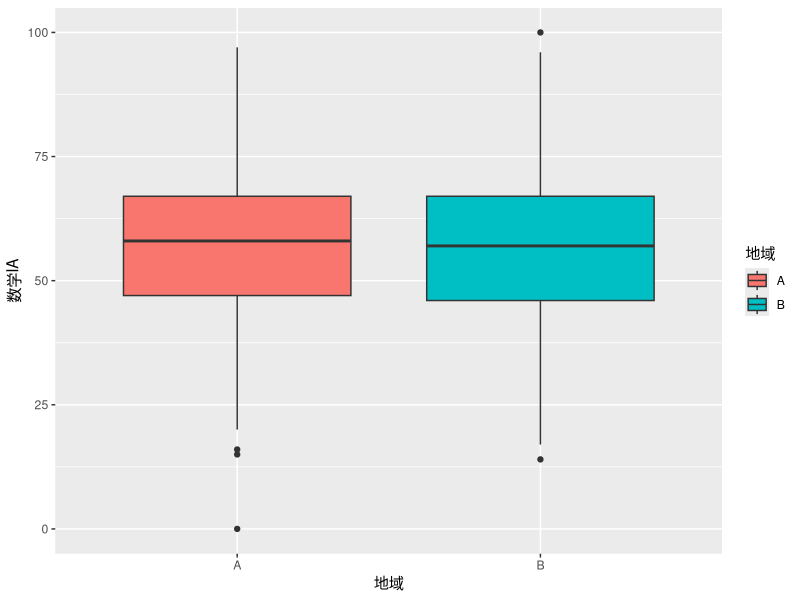
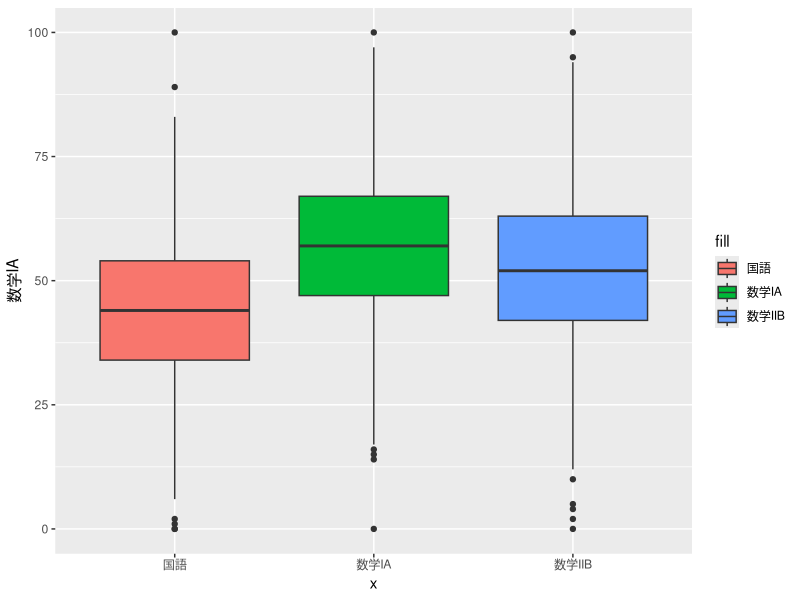
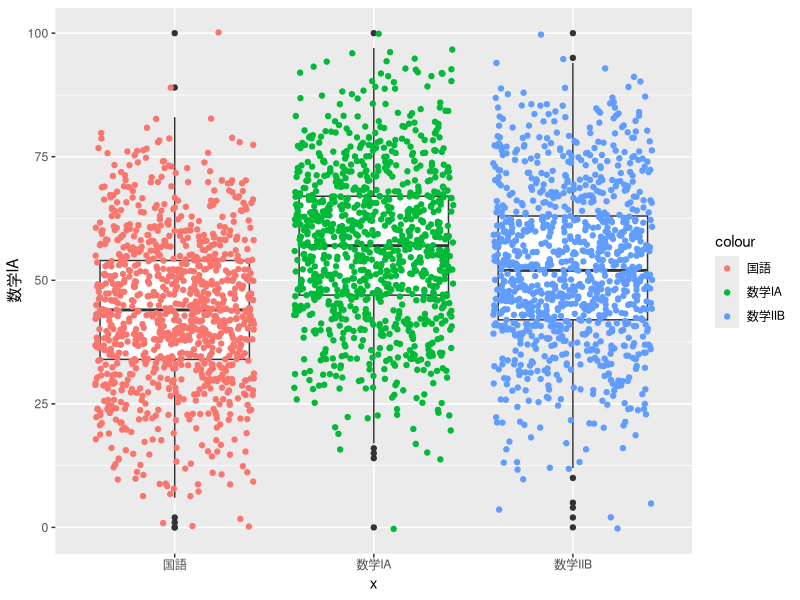
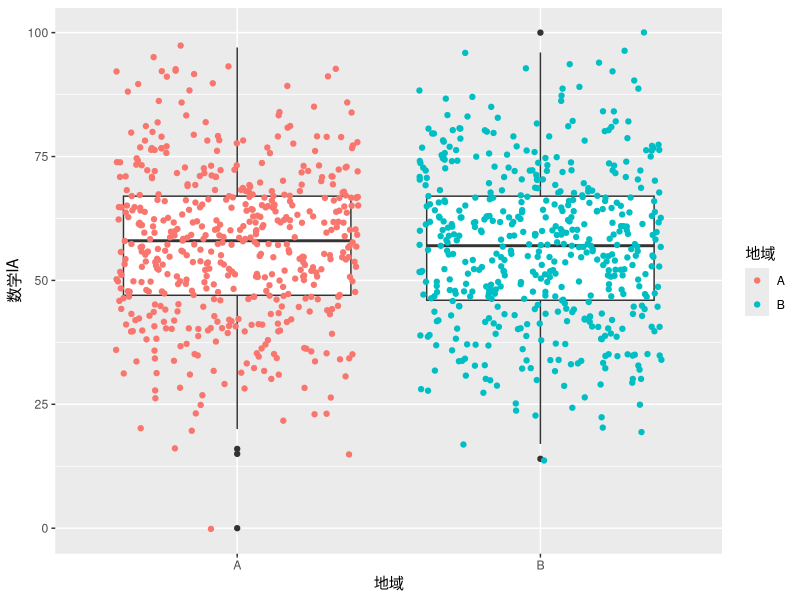
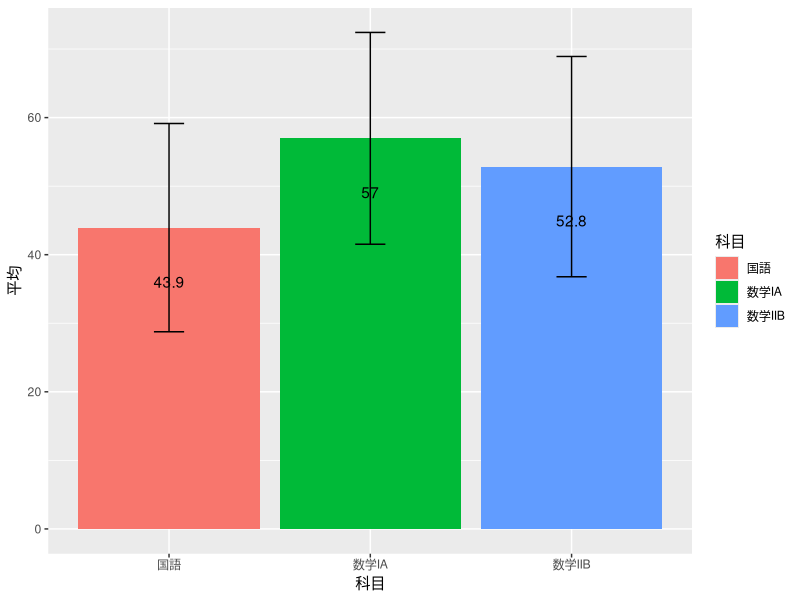
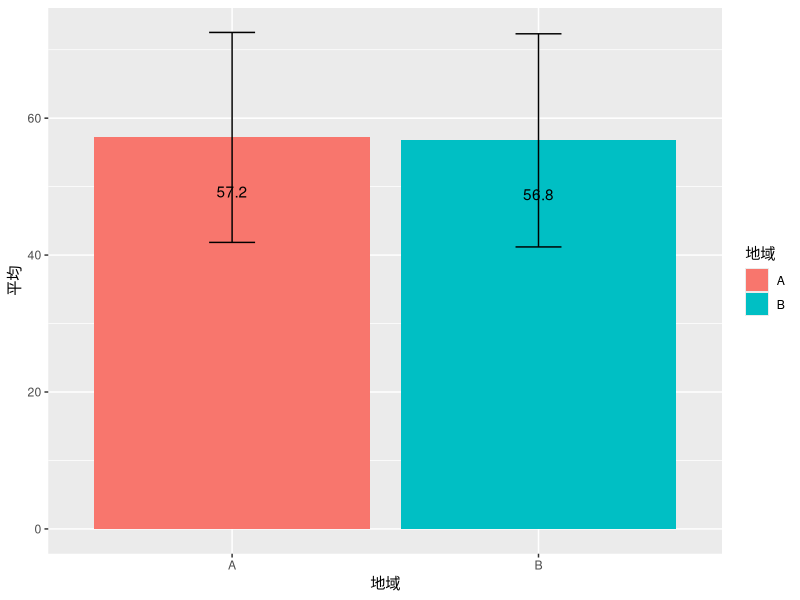
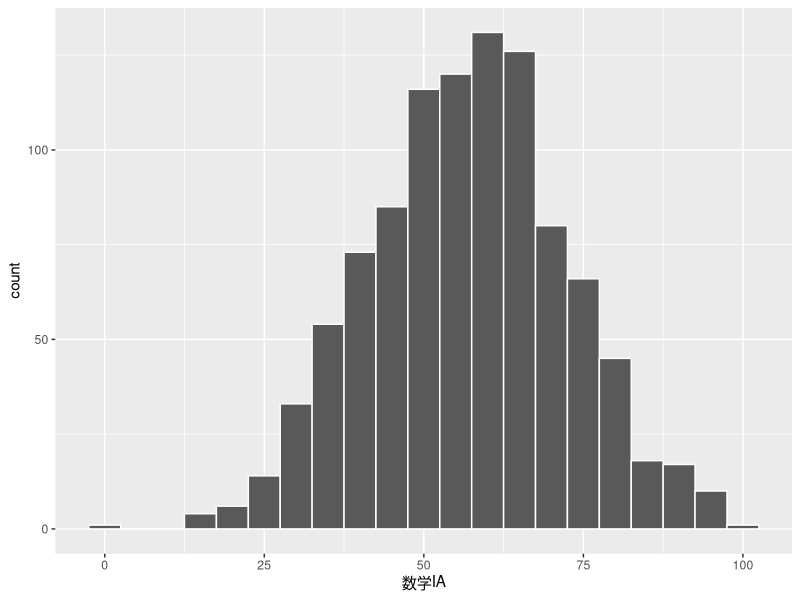
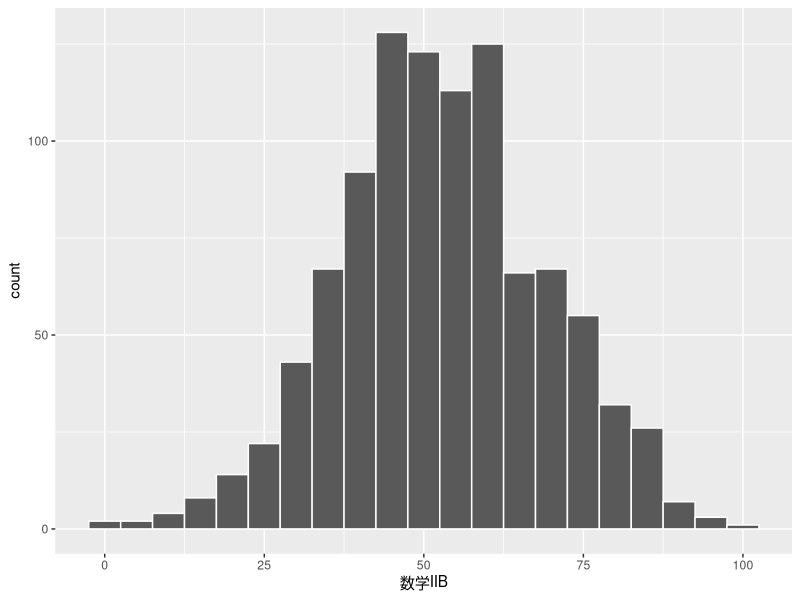

The R source for these figures, in order:
## ---- chunk 1
knitr::opts_chunk$set(echo = TRUE)
## ---- chunk 2
library(tidyverse)
mydata<- read.csv("./practice/06_work.csv")
mydata$地域<- as.factor(mydata$地域)
head(mydata)
summary(mydata)

g <- ggplot(mydata) + geom_boxplot(aes(x=地域, y=数学IA, fill=地域))
plot(g)

g <- ggplot(mydata) + 
  geom_boxplot(aes(x="数学IA",y=数学IA, fill="数学IA"))+
  geom_boxplot(aes(x="数学IIB", y=数学IIB, fill="数学IIB"))+
  geom_boxplot(aes(x="国語", y=国語, fill="国語"))
plot(g)

## ---- chunk 3
mydata<- read.csv("./practice/06_work.csv")
mydata$地域<- as.factor(mydata$地域)
head(mydata)
summary(mydata)

g<-ggplot(mydata)+
  geom_boxplot(aes(x="数学IA", y=数学IA))+
  geom_jitter(aes(x="数学IA", y=数学IA, color="数学IA"))+
  geom_boxplot(aes(x="数学IIB", y=数学IIB))+
  geom_jitter(aes(x="数学IIB", y=数学IIB, color="数学IIB"))+
  geom_boxplot(aes(x="国語", y=国語))+
  geom_jitter(aes(x="国語", y=国語, color="国語"))
plot(g)

g<-ggplot(mydata)+geom_boxplot(aes(x=地域,y=数学IA))+
  geom_jitter(aes(x=地域, y=数学IA, color=地域))
plot(g)
## ---- chunk 4
mydata<- read.csv("./practice/06_work.csv")
mydata$地域<- as.factor(mydata$地域)
head(mydata)

数学IA.m <- mean(mydata$数学IA)
数学IA.sd <- sd(mydata$数学IA)
数学IIB.m <- mean(mydata$数学IIB)
数学IIB.sd <- sd(mydata$数学IIB)
国語.m <- mean(mydata$国語)
国語.sd <- sd(mydata$国語)

d <- data.frame(
  科目 = c("数学IA","数学IIB","国語"),
  平均 = c(数学IA.m,数学IIB.m,国語.m),
  標準偏差 = c(数学IA.sd,数学IIB.sd,国語.sd)
)

g <- ggplot(d)+
  geom_bar(aes(x=科目,y=平均,fill=科目),stat="identity")+
  geom_errorbar(aes(x=科目,y=平均,ymin=平均-標準偏差, ymax=平均+標準偏差),width=0.15)+
  geom_text(aes(x=科目,y=平均,label=round(平均,1)),vjust=5)

plot(g)

d.mean <- aggregate(数学IA~地域,mydata, mean)
d.sd <- aggregate(数学IA~地域,mydata, sd)

myd2 <- data.frame(
  地域 = d.mean$地域,
  平均 = d.mean$数学IA,
  標準偏差= d.sd$数学IA
)

g<-ggplot(myd2)+
  geom_bar(aes(x=地域,y=平均,fill=地域),stat="identity")+
  geom_errorbar(aes(x=地域,y=平均,ymin=平均-標準偏差, ymax=平均+標準偏差),width=0.15)+
  geom_text(aes(x=地域,y=平均,label=round(平均,1)),vjust=5)
plot(g)
## ---- chunk 5
mydata<- read.csv("./practice/06_work.csv")
mydata$地域<- as.factor(mydata$地域)
head(mydata)

g <- ggplot(mydata)+
  geom_histogram(aes(x=数学IA),color="white", binwidth = 5)
plot(g)

g <- ggplot(mydata)+
  geom_histogram(aes(x=数学IIB),color="white", binwidth = 5)
plot(g)

g <- ggplot(mydata)+
  geom_histogram(aes(x=国語),color="white", binwidth = 5)
plot(g)


g <- ggplot(mydata)+
  geom_histogram(aes(x=数学IA),color="white", binwidth = 5)+
  facet_wrap(~地域)
plot(g)

## ---- chunk 6
g<-ggplot(mydata) +
   geom_point(aes(x=数学IA, y=国語, color=地域))
plot(g)

数学IA.m <- mean(mydata$数学IA)
国語.m <- mean(mydata$国語)

g<-ggplot(mydata) +
   geom_point(aes(x=数学IA, y=国語, color=地域))+
   geom_segment(aes(x=数学IA.m, y=0, xend=数学IA.m, yend=100))+
   geom_segment(aes(x=0, y=国語.m, xend=100, yend=国語.m))
plot(g)

g<-g+annotate("text", x=20, y=20, label="第1象限")+
  annotate("text", x=20, y=80, label="第2象限")+
  annotate("text", x=80, y=80, label="第3象限")+
  annotate("text", x=80, y=20, label="第4象限")
plot(g)
